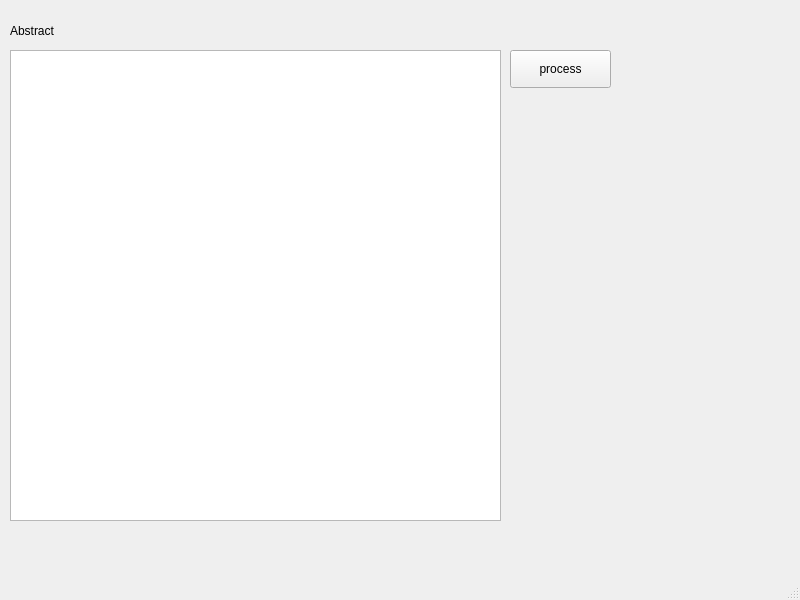
<?xml version="1.0" encoding="UTF-8"?>
<ui version="4.0">
 <class>MainWindow</class>
 <widget class="QMainWindow" name="MainWindow">
  <property name="geometry">
   <rect>
    <x>0</x>
    <y>0</y>
    <width>800</width>
    <height>600</height>
   </rect>
  </property>
  <property name="windowTitle">
   <string>Abstract GUI</string>
  </property>
  <widget class="QWidget" name="centralwidget">
   <widget class="QLabel" name="lbl_abstract">
    <property name="geometry">
     <rect>
      <x>10</x>
      <y>20</y>
      <width>67</width>
      <height>22</height>
     </rect>
    </property>
    <property name="text">
     <string>Abstract</string>
    </property>
   </widget>
   <widget class="QTextEdit" name="txt_abstract">
    <property name="geometry">
     <rect>
      <x>10</x>
      <y>50</y>
      <width>491</width>
      <height>471</height>
     </rect>
    </property>
   </widget>
   <widget class="QPushButton" name="btn_process">
    <property name="geometry">
     <rect>
      <x>510</x>
      <y>50</y>
      <width>101</width>
      <height>38</height>
     </rect>
    </property>
    <property name="text">
     <string>process</string>
    </property>
   </widget>
  </widget>
  <widget class="QMenuBar" name="menubar">
   <property name="geometry">
    <rect>
     <x>0</x>
     <y>0</y>
     <width>800</width>
     <height>34</height>
    </rect>
   </property>
  </widget>
  <widget class="QStatusBar" name="statusbar"/>
 </widget>
 <resources/>
 <connections/>
</ui>
